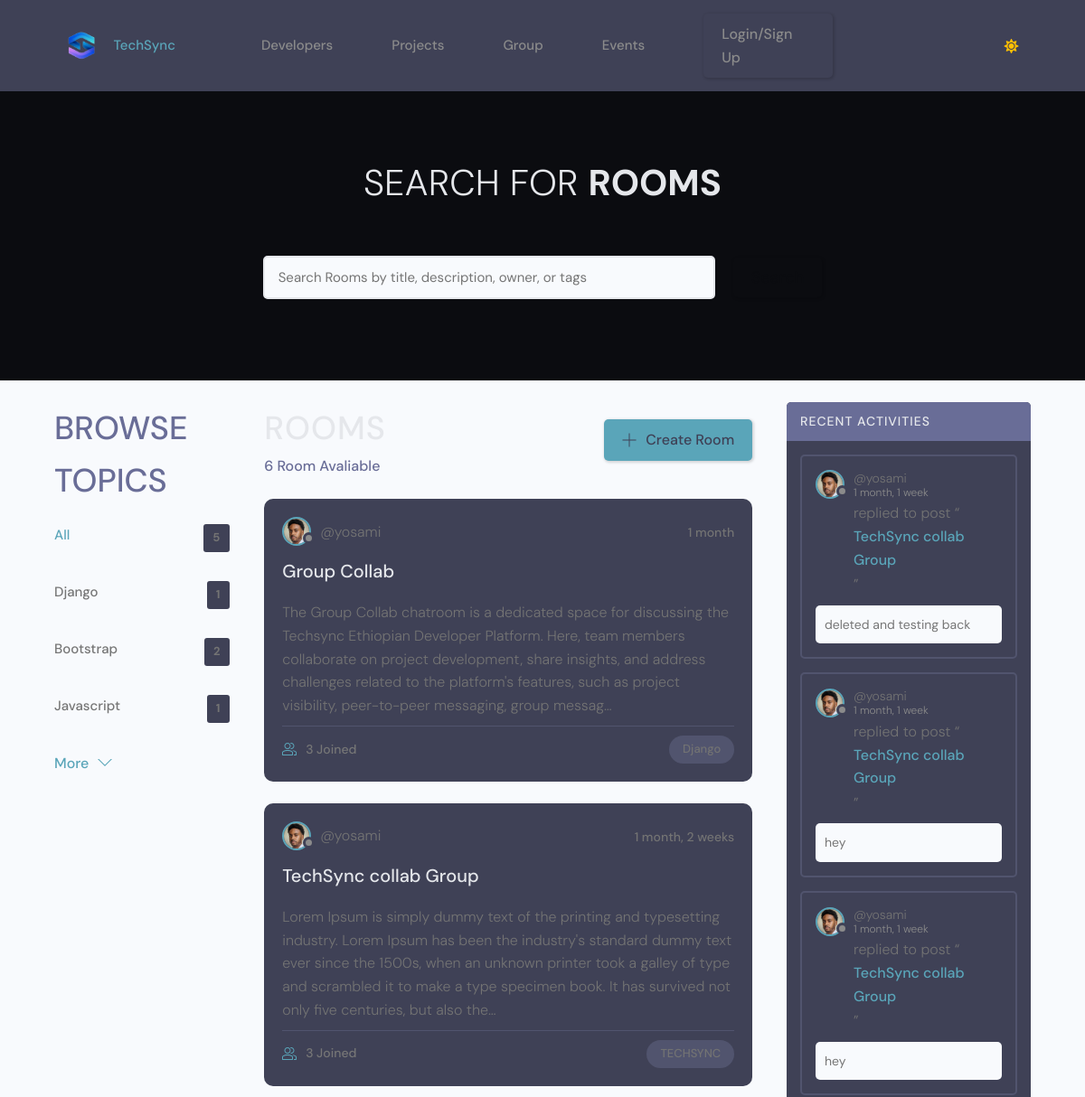
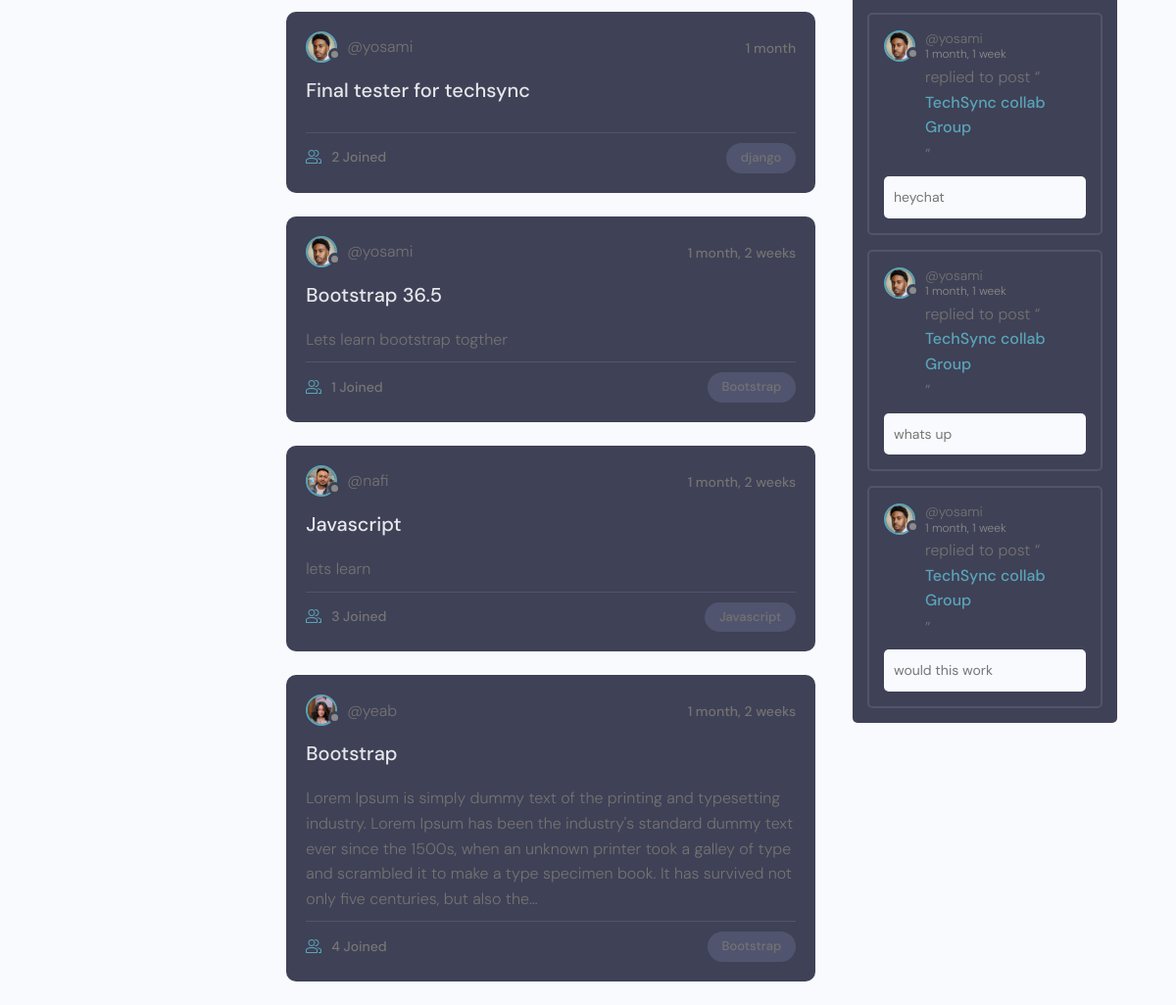
Page /group/ on the committed database (2 pictures, top to bottom).
### group/models.py (models this page shows, shortened)
class Topic(models.Model):
    name = models.CharField(max_length=200)

class Room(models.Model):
    id = models.UUIDField(default=uuid.uuid4, primary_key=True, unique=True, editable=False, )
    host = models.ForeignKey(User, on_delete=models.SET_NULL, null=True)
    topic = models.ForeignKey(Topic, on_delete=models.SET_NULL, null=True)
    name = models.CharField(max_length=200)
    description = models.TextField(null=True, blank=True)
    participants = models.ManyToManyField(User, related_name='participants', blank=True)
    users_online = models.ManyToManyField(User, related_name='online_in_rooms', blank=True)
    updated = models.DateTimeField(auto_now=True)
    created = models.DateTimeField(auto_now_add=True)
    class Meta:
        ordering = ['-updated', '-created']
    def __str__(self):
        return self.name

class Message(models.Model):
    id = models.UUIDField(default=uuid.uuid4, primary_key=True, unique=True, editable=False, )
    user = models.ForeignKey(User, on_delete=models.CASCADE)
    room = models.ForeignKey(Room, on_delete=models.CASCADE)
    body = models.TextField(default='')
    file = models.FileField(upload_to='files/', blank=True, null=True)
    updated = models.DateTimeField(auto_now=True)
    created = models.DateTimeField(auto_now_add=True)
    class Meta:
        ordering = ['updated', 'created']

### users/models.py (models this page shows, shortened)
class User(AbstractUser):
    email = models.EmailField(unique=True)
    is_event_organizer = models.BooleanField(default=False)
    is_event_moderator = models.BooleanField(default=False)
    is_speaker = models.BooleanField(default=False)  # Flag to identify if user is a speaker (remove it there is no need for it)
    is_recruiter = models.BooleanField(default=False)
    is_applicant = models.BooleanField(default=False)
    has_resume = models.BooleanField(default=False)
    has_company = models.BooleanField(default=False)

class Profile(models.Model):
    id = models.UUIDField(default=uuid.uuid4, primary_key=True, unique=True, editable=False, )
    user = models.OneToOneField(User, on_delete=models.CASCADE,null=True,blank=True)
    name = models.CharField(max_length=200, blank=True,null=True)
    username = models.CharField(max_length=200, blank=True,null=True,unique=True)
    headline = models.CharField(max_length=200, blank=True,null=True)
    about = models.TextField(blank=True, null=True)
    location = models.CharField(max_length=200, blank=True,null=True)
    profile_image = models.ImageField(null=True, blank=True,upload_to='profiles', default='default_profile.png')
    github_link = models.CharField(max_length=200, blank=True,null=True)
    twitter_link = models.CharField(max_length=200, blank=True,null=True)
    linkedin_link = models.CharField(max_length=200, blank=True,null=True)
    personal_link = models.CharField(max_length=200, blank=True,null=True)
    phone_regex = RegexValidator(
    regex=r'^\+?1?\d{9,15}$',
    message="Phone number must be entered in the format: '+999999999'. Up to 15 digits allowed."
    )
    phone_number = models.CharField(validators=[phone_regex], max_length=17, blank=True)  # validators should be a list
    created_at = models.DateTimeField(auto_now_add=True)

### group/views.py (the view)
# urls.py: path('', views.chat_view, name='chat-home'),
def home(request):
    q = request.GET.get('q') if request.GET.get('q') != None else ''
    q = q.lower()  # convert query to lowercase
    rooms = Room.objects.annotate(
        lower_topic=Lower('topic__name'),
        lower_name=Lower('name'),
        lower_description=Lower('description')
    ).filter(
        Q(lower_topic__icontains=q) |
        Q(lower_name__icontains=q) |
        Q(lower_description__icontains=q)
    )
    topics = Topic.objects.all()[0:5]
    room_count = rooms.count()
    room_messages = Message.objects.filter(Q(room__topic__name__icontains=q))
    context = {
        'rooms': rooms,
        'topics': topics,
        'room_count': room_count,
        'room_messages': room_messages,
    }
    return render(request, 'group/home.html', context)

### techsync/context_processors.py (called while the page is built, shortened)
def navbar_data(request):
    profile = event_organizer = event_moderator = None
    return {
        'profile': profile,
        'event_organizer': event_organizer,
        'event_moderator': event_moderator,
    }

### templates/group/home.html (shortened to what this page needs)
{% extends "main/main.html" %}
{% block content%}
{% include "group/navbar.html" %}
    <main class="layout layout--3">
      <div class="container">
  {% include "group/topic_component.html" %}
        <div class="roomList">
          <div class="roomList__header">
            <div>
              <h2>Rooms</h2>
              <p>{{room_count}} Room Avaliable</p>
            </div>
            <a class="btn btn--main" href="{% url 'create-room' %}">
              <svg version="1.1" xmlns="http://www.w3.org/2000/svg" width="32" height="32" viewBox="0 0 32 32">
                <title>add</title>
                <path
                  d="M16.943 0.943h-1.885v14.115h-14.115v1.885h14.115v14.115h1.885v-14.115h14.115v-1.885h-14.115v-14.115z"
                ></path>
              </svg>
              Create Room
            </a>
          </div>
{% include "group/feed_component.html" %}
        </div>
{% include "group/activity_component.html" %}
      </div>
    </main>
{% endblock content %}

### templates/group/topic_component.html
<div class="topics">
    <div class="topics__header">
      <h2>Browse Topics</h2>
    </div>
    <ul class="topics__list">
      <li>
        <a href="{% url 'home-group'%}" class="active">All <span>{{topics.count}}</span></a>
      </li>
    {% for topic in topics %}
        {% if topic.room_set.all.count > 0 %}
        <li>
            <a href="{% url 'home-group'%}?q={{topic.name}}">{{topic.name}}<span>{{topic.room_set.all.count}}</span></a>
        </li>
        {% endif %}
      {% endfor %}
    </ul>
    <a class="btn btn--link" href="{% url 'topics'%}">
      More
      <svg version="1.1" xmlns="http://www.w3.org/2000/svg" width="32" height="32" viewBox="0 0 32 32">
        <title>chevron-down</title>
        <path d="M16 21l-13-13h-3l16 16 16-16h-3l-13 13z"></path>
      </svg>
    </a>
  </div>

### templates/group/feed_component.html (shortened to what this page needs)
{% for room in rooms %}
<div class="roomListRoom">
    <div class="roomListRoom__header">
      <a href="" class="roomListRoom__author">
        <div class="avatar avatar--small">
          <img src="{{room.host.profile.profile_image.url}}" />
        </div>
        <span>@{{room.host.username}}</span>
      </a>
      <div class="roomListRoom__actions">
        <span>{{room.created|timesince}}</span>
      </div>
    </div>
    <div class="roomListRoom__content">
      <a href="{% url 'room' room.id %}">{{room.name}}</a>
      <p>
        {{room.description|truncatechars:300}}
      </p>
    </div>
    <div class="roomListRoom__meta">
      <a href="{% url 'room' room.id %}" class="roomListRoom__joined">
        {{room.participants.all.count}} Joined
      </a>
      <p class="roomListRoom__topic">{{room.topic.name}}</p>
    </div>
  </div>
{% endfor %}

### templates/group/activity_component.html (shortened to what this page needs)
<div class="activities">
    <div class="activities__header">
      <h2>Recent Activities</h2>
    </div>
    {% for message in room_messages|slice:":6" %}
    <div class="activities__box">
      <div class="activities__boxHeader roomListRoom__header">
        <a href="{% url 'user-profile' message.user.profile.id %}" class="roomListRoom__author">
          <div class="avatar avatar--small">
            <img src="{{message.user.profile.profile_image.url}}" />
          </div>
          <p>
            @{{message.user}}
            <span> {{ message.created|timesince }}</span>
          </p>
        </a>
      </div>
      <div class="activities__boxContent">
        <p>replied to post “<a href="{% url 'room' message.room.id %}">{{message.room}}</a>”</p>
        <div class="activities__boxRoomContent">
          {{message.body|truncatechars:100}}
        </div>
      </div>
    </div>
    {% endfor %}
  </div>

### static/styles/langauge.css (style rules this page uses)
:root { --li4-color-primary-hsl: 250, 84%, 54%; --li4-color-bg-hsl: 0, 0%, 100%; --li4-color-contrast-high-hsl: 230, 7%, 23%; --li4-color-contrast-higher-hsl: 230, 13%, 9%; --li4-color-bg-light-hsl: 0, 0%, 100%; --li4-color-white-hsl: 0, 0%, 100%; --li4-color-bg-dark-hsl: 240, 4%, 95%; --li4-color-bg-lighter-hsl: 0, 0%, 100%; --li4-color-black-hsl: 230, 13%, 9%; --li4-space-3xs: 0.25rem; --li4-space-2xs: 0.375rem; --li4-space-xs: 0.5rem; --li4-space-sm: 0.75rem; }
@media (min-width: 64rem) { :root { --li4-space-3xs: 0.375rem; --li4-space-2xs: 0.5625rem; --li4-space-xs: 0.75rem; --li4-space-sm: 1.125rem; } }
:root { --picker-vertical-gap: 4px; }

### static/styles/app.css (style rules this page uses)
:root { --color-sub: #0b0c10; }
img { width: 100%; }

### static/uikit/styles/modules/_variables.css (style rules this page uses)
:root { --color-main: #5aa5b9; --color-main-light: #e6faff; --color-sub: #0b0c10; --color-sub-light: #51546e; --color-sub-lighter: #ededfd; --color-text: #737373; --color-gray: #8b8b8b; --color-light: #e5e7eb; --color-light-gray: #767676; --color-bg: #f8fafd; --color-white: #fffefd; --color-white-light: #f3f3f3; --color-success: #359e64; --color-success-bg: #def8e8; --color-error: #fc4b0b; --color-error-bg: #fff2ee; --font-base: 'Poppins', arial, helvetica, 'Segoe UI', roboto, ubuntu, sans-serif; --font-monospace: 'Fira Code', 'Courier New', courier, monospace; --font-regular: 300; --font-medium: 500; --font-bold: 700; --generic-shadow: 1px 1px 5px #00000010; --generic-transition: all 0.3s ease-in-out; --color-btn-text: #0b0c10; }

### static/uikit/styles/modules/_base.css (style rules this page uses)
* { margin: 0; padding: 0; box-sizing: border-box; text-rendering: optimizeLegibility; color: inherit; font-size: inherit; }
html { font-size: 50%; }
@media only screen and (min-width: 480px) { html { font-size: 56.25%; } }
@media only screen and (min-width: 1200px) { html { font-size: 62.5%; } }
body { line-height: 1.6; font-weight: 400; font-size: 1.5rem; color: var(--color-text); background-color: var(--color-bg); min-height: 100vh; }

### static/uikit/styles/modules/_typography.css (style rules this page uses)
* { font-family: var(--font-base); }
h2 { font-size: 3.6rem; font-weight: var(--font-bold); }
p, span, strong { font-size: 1.6rem; color: var(--color-text); font-weight: var(--font-regular); }
a { padding-bottom: 2px; text-decoration: none; display: inline-block; color: var(--color-main); font-weight: var(--font-medium); }

### static/uikit/styles/modules/_utilities.css (style rules this page uses)
.container { width: 92%; max-width: 165rem; margin: 0 auto; box-sizing: border-box; }
@media screen and (min-width: 1000px) { .container { width: 90%; } }
@media screen and (min-width: 1200px) { .container { width: 80%; } }

### static/uikit/styles/modules/_avatar.css (style rules this page uses)
.avatar { border-radius: 50%; border: 2px solid var(--color-main); object-fit: cover; }

### static/uikit/styles/modules/_button.css (style rules this page uses)
.btn { display: inline-block; position: relative; cursor: pointer; background-color: var(--color-light); font-weight: var(--font-medium); color: var(--color-sub); text-decoration: none; padding: 1rem 2rem; border-radius: 0.5rem; border: none; width: -webkit-fit-content; width: -moz-fit-content; width: fit-content; height: -webkit-fit-content; height: -moz-fit-content; height: fit-content; font-size: 1.6rem; outline-width: 0; outline-color: transparent; -webkit-backface-visibility: hidden; backface-visibility: hidden; transition: all 0.3s ease-in-out; }
.btn--main { background-color: var(--color-main); color: var(--color-white); }

### static/uikit/styles/modules/_layout.css (style rules this page uses)
.layout { display: flex; flex-flow: row wrap; justify-content: space-between; }

### rows in the picture
Topic: name "Django", room_set.all.count "1"
Topic: name "Bootstrap", room_set.all.count "2"
Topic: name "Javascript", room_set.all.count "1"
Room: host.profile.profile_image (picture), host.username "yosami", created "1 month", name "Group Collab", description "The Group Collab chatroom is a dedicated space for discussing the Techsync Ethiopian Developer Platform. Here, team members collaborate on project development, share insights, and address challenges related to the platform's features, such as project visibility, peer-to-peer messaging, group messag…", participants.all.count "3", topic.name "Django"
Room: host.profile.profile_image (picture), host.username "yosami", created "1 month, 2 weeks", name "TechSync collab Group", description "Lorem Ipsum is simply dummy text of the printing and typesetting industry. Lorem Ipsum has been the industry's standard dummy text ever since the 1500s, when an unknown printer took a galley of type and scrambled it to make a type specimen book. It has survived not only five centuries, but also the…", participants.all.count "3", topic.name "TECHSYNC"
Room: host.profile.profile_image (picture), host.username "yosami", created "1 month", name "Final tester for techsync", participants.all.count "2", topic.name "django"
Room: host.profile.profile_image (picture), host.username "yosami", created "1 month, 2 weeks", name "Bootstrap 36.5", description "Lets learn bootstrap togther", participants.all.count "1", topic.name "Bootstrap"
Room: host.profile.profile_image (picture), host.username "nafi", created "1 month, 2 weeks", name "Javascript", description "lets learn", participants.all.count "3", topic.name "Javascript"
Room: host.profile.profile_image (picture), host.username "yeab", created "1 month, 2 weeks", name "Bootstrap", description "Lorem Ipsum is simply dummy text of the printing and typesetting industry. Lorem Ipsum has been the industry's standard dummy text ever since the 1500s, when an unknown printer took a galley of type and scrambled it to make a type specimen book. It has survived not only five centuries, but also the…", participants.all.count "4", topic.name "Bootstrap"
Message: user.profile.profile_image (picture), user "yosami", created "1 month, 1 week", room "TechSync collab Group", body "deleted and testing back"
Message: user.profile.profile_image (picture), user "yosami", created "1 month, 1 week", room "TechSync collab Group", body "hey"
Message: user.profile.profile_image (picture), user "yosami", created "1 month, 1 week", room "TechSync collab Group", body "hey"
Message: user.profile.profile_image (picture), user "yosami", created "1 month, 1 week", room "TechSync collab Group", body "heychat"
Message: user.profile.profile_image (picture), user "yosami", created "1 month, 1 week", room "TechSync collab Group", body "whats up"
Message: user.profile.profile_image (picture), user "yosami", created "1 month, 1 week", room "TechSync collab Group", body "would this work"

### other values in the picture
{{ topics.count }} "5"
{{ room_count }} "6"
